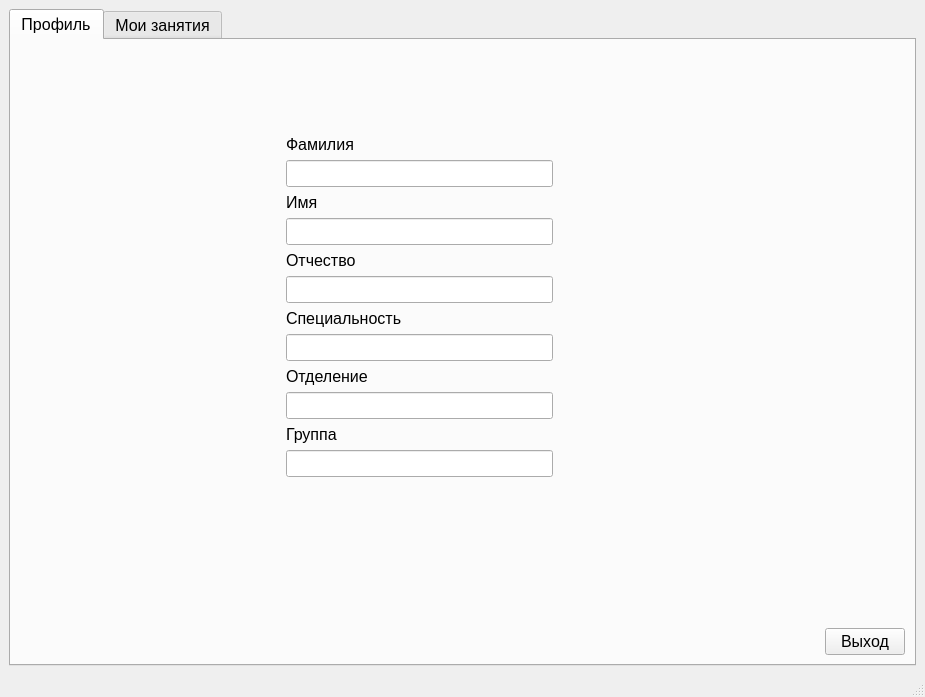
<?xml version="1.0" encoding="UTF-8"?>
<ui version="4.0">
 <class>ListenerWindow</class>
 <widget class="QMainWindow" name="ListenerWindow">
  <property name="geometry">
   <rect>
    <x>0</x>
    <y>0</y>
    <width>925</width>
    <height>697</height>
   </rect>
  </property>
  <property name="windowTitle">
   <string>MainWindow</string>
  </property>
  <widget class="QWidget" name="centralwidget">
   <layout class="QVBoxLayout" name="verticalLayout_3">
    <item>
     <layout class="QGridLayout" name="gridLayout_4">
      <item row="0" column="0">
       <widget class="QTabWidget" name="tabWidget">
        <property name="font">
         <font>
          <pointsize>12</pointsize>
         </font>
        </property>
        <property name="currentIndex">
         <number>0</number>
        </property>
        <widget class="QWidget" name="ProfileTab">
         <attribute name="title">
          <string>Профиль</string>
         </attribute>
         <layout class="QGridLayout" name="gridLayout_3">
          <item row="0" column="0">
           <layout class="QGridLayout" name="gridLayout">
            <item row="2" column="1">
             <widget class="QLineEdit" name="SurnameEdit"/>
            </item>
            <item row="2" column="2">
             <spacer name="horizontalSpacer">
              <property name="orientation">
               <enum>Qt::Horizontal</enum>
              </property>
              <property name="sizeHint" stdset="0">
               <size>
                <width>40</width>
                <height>20</height>
               </size>
              </property>
             </spacer>
            </item>
            <item row="10" column="1">
             <widget class="QLineEdit" name="OtdelEdit"/>
            </item>
            <item row="7" column="1">
             <widget class="QLabel" name="label_4">
              <property name="text">
               <string>Специальность</string>
              </property>
             </widget>
            </item>
            <item row="0" column="1">
             <spacer name="verticalSpacer">
              <property name="orientation">
               <enum>Qt::Vertical</enum>
              </property>
              <property name="sizeHint" stdset="0">
               <size>
                <width>20</width>
                <height>40</height>
               </size>
              </property>
             </spacer>
            </item>
            <item row="9" column="1">
             <widget class="QLabel" name="label_5">
              <property name="text">
               <string>Отделение</string>
              </property>
             </widget>
            </item>
            <item row="11" column="1">
             <widget class="QLabel" name="label_6">
              <property name="text">
               <string>Группа</string>
              </property>
             </widget>
            </item>
            <item row="1" column="1">
             <widget class="QLabel" name="label">
              <property name="text">
               <string>Фамилия</string>
              </property>
             </widget>
            </item>
            <item row="4" column="1">
             <widget class="QLineEdit" name="NameEdit"/>
            </item>
            <item row="14" column="1">
             <spacer name="verticalSpacer_3">
              <property name="orientation">
               <enum>Qt::Vertical</enum>
              </property>
              <property name="sizeHint" stdset="0">
               <size>
                <width>20</width>
                <height>40</height>
               </size>
              </property>
             </spacer>
            </item>
            <item row="4" column="0">
             <spacer name="horizontalSpacer_2">
              <property name="orientation">
               <enum>Qt::Horizontal</enum>
              </property>
              <property name="sizeType">
               <enum>QSizePolicy::MinimumExpanding</enum>
              </property>
              <property name="sizeHint" stdset="0">
               <size>
                <width>40</width>
                <height>20</height>
               </size>
              </property>
             </spacer>
            </item>
            <item row="12" column="1">
             <widget class="QLineEdit" name="GroupEdit"/>
            </item>
            <item row="13" column="1">
             <spacer name="verticalSpacer_2">
              <property name="orientation">
               <enum>Qt::Vertical</enum>
              </property>
              <property name="sizeType">
               <enum>QSizePolicy::MinimumExpanding</enum>
              </property>
              <property name="sizeHint" stdset="0">
               <size>
                <width>20</width>
                <height>40</height>
               </size>
              </property>
             </spacer>
            </item>
            <item row="3" column="1">
             <widget class="QLabel" name="label_2">
              <property name="text">
               <string>Имя</string>
              </property>
             </widget>
            </item>
            <item row="8" column="1">
             <widget class="QLineEdit" name="SpecialnostEdit"/>
            </item>
            <item row="6" column="1">
             <widget class="QLineEdit" name="MidleNameEdit"/>
            </item>
            <item row="5" column="1">
             <widget class="QLabel" name="label_3">
              <property name="text">
               <string>Отчество</string>
              </property>
             </widget>
            </item>
            <item row="14" column="3">
             <layout class="QVBoxLayout" name="verticalLayout_2">
              <item>
               <spacer name="verticalSpacer_4">
                <property name="orientation">
                 <enum>Qt::Vertical</enum>
                </property>
                <property name="sizeHint" stdset="0">
                 <size>
                  <width>20</width>
                  <height>40</height>
                 </size>
                </property>
               </spacer>
              </item>
              <item>
               <widget class="QPushButton" name="ExitBtn">
                <property name="text">
                 <string>Выход</string>
                </property>
               </widget>
              </item>
             </layout>
            </item>
           </layout>
          </item>
         </layout>
        </widget>
        <widget class="QWidget" name="MyLessonsTab">
         <attribute name="title">
          <string>Мои занятия</string>
         </attribute>
         <layout class="QGridLayout" name="gridLayout_2">
          <item row="0" column="0">
           <widget class="QTableView" name="LessonView"/>
          </item>
         </layout>
        </widget>
       </widget>
      </item>
     </layout>
    </item>
   </layout>
  </widget>
  <widget class="QMenuBar" name="menubar">
   <property name="geometry">
    <rect>
     <x>0</x>
     <y>0</y>
     <width>925</width>
     <height>26</height>
    </rect>
   </property>
  </widget>
  <widget class="QStatusBar" name="statusbar"/>
 </widget>
 <resources/>
 <connections/>
</ui>
